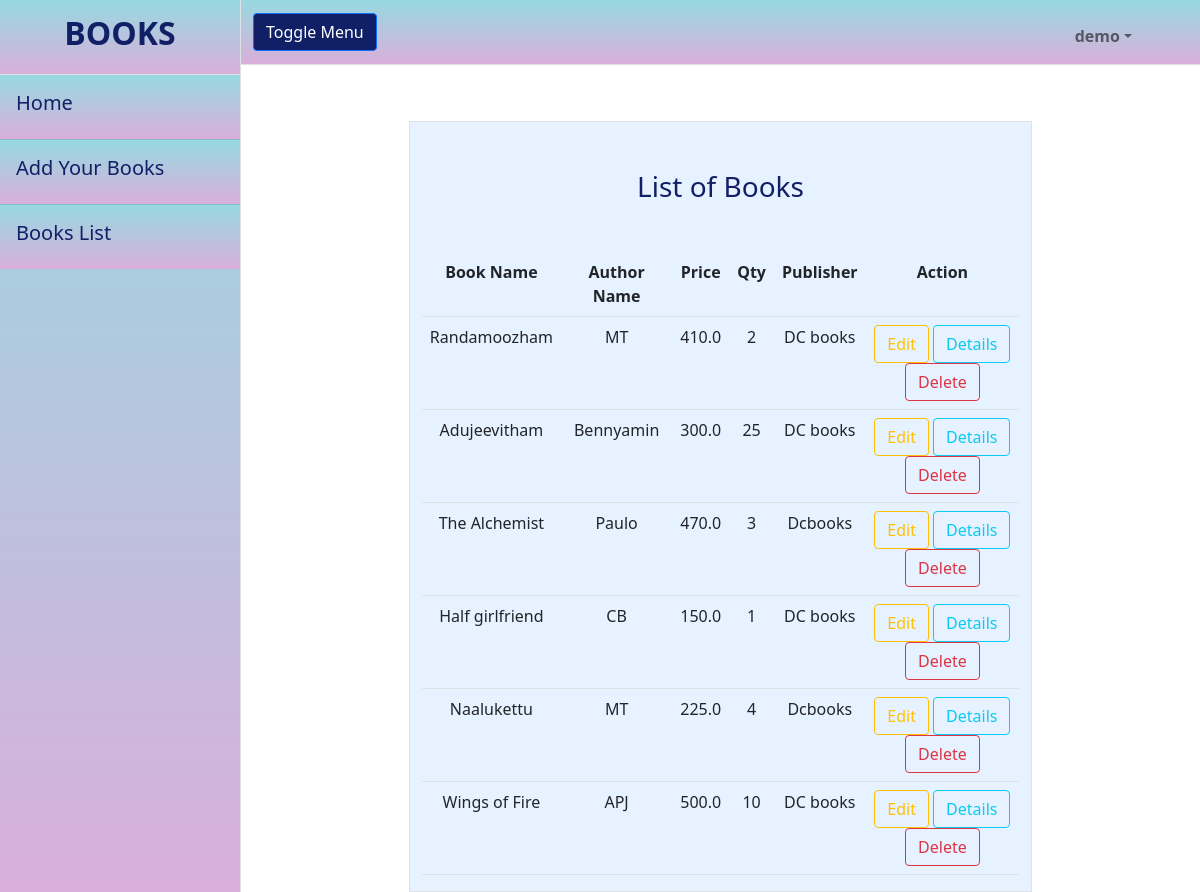
The page /bookapp/books/all (signed in) on the database as committed earlier.
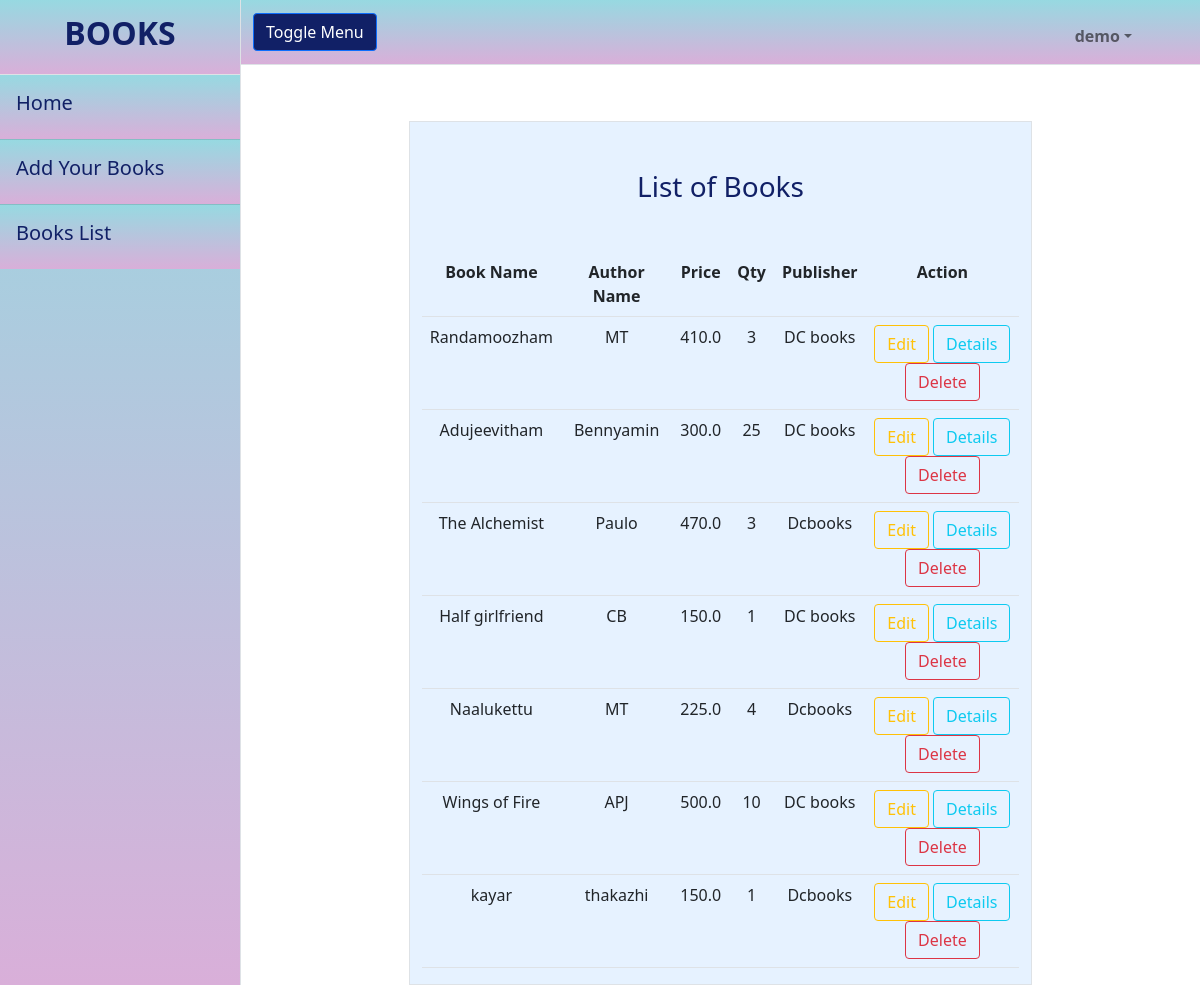
The same page on the database as committed later.
### bookapp/models.py (models this page shows, shortened)
class Books(models.Model):
    book_name=models.CharField(max_length=120)
    author_name= models.CharField(max_length=120)
    price=models.FloatField()
    quantity=models.IntegerField()
    publisher=models.CharField(max_length=120)

### bookapp/views.py (the view)
# urls.py: path("books/all",views.BookListView.as_view(),name="books-list"),
@method_decorator(signin_required,name="dispatch")
class BookListView(View):
    def get(self,request,*args,**kwargs):
        all_books=Books.objects.all()
        return render(request,"booklist.html",{"books":all_books})

### bookapp/templates/booklist.html (shortened to what this page needs)
{%extends 'base.html'%}
{%block body_block%}
<div class="container">
    <div class="row mt-2 text-center">
        <div class="col-2"></div>
        <div class="col-8 border" style="background-color: #e6f2ff">
            <h3 class="mt-5" style="color:#112066">List of Books</h3>
            {%if books%}
            <table class="table mt-5">
                <tr>
                    <th>Book Name</th>
                    <th>Author Name</th>
                    <th>Price</th>
                    <th>Qty</th>
                    <th>Publisher</th>
                    <th>Action</th>
                </tr>
                {%for book in books%}
                <tr>
                    <td>{{book.book_name}}</td>
                    <td>{{book.author_name}}</td>
                    <td>{{book.price}}</td>
                    <td>{{book.quantity}}</td>
                    <td>{{book.publisher}}</td>
                    <td>
                        <a href="{%url 'edit-book' book.id %}" class="btn btn-outline-warning">Edit</a>
                        <a href="{%url 'book-detail' book.id %}" class="btn btn-outline-info">Details</a>
                        <a href="{%url 'remove-book' book.id %}" class="btn btn-outline-danger">Delete</a>
                    </td>
                </tr>
                {%endfor%}
            </table>
            {%else%}
            <h2 class="text-danger">no books</h2>
            {%endif%}
        </div>
        <div class="col-2"></div>
    </div>
</div>
{%endblock%}

### bookapp/templates/base.html (shortened to what this page needs)
<!DOCTYPE html>
{%load static%}
<html lang="en">
    <head>
        <link href="{%static 'css/styles.css'%}" rel="stylesheet" />
    </head>
    <body>
        <div class="d-flex" id="wrapper">
            <div class="border-end bg-white" id="sidebar-wrapper" style="background-color: #D9AFD9; background-image: linear-gradient(0deg, #D9AFD9 0%, #97D9E1 100%);">
                <div class="sidebar-heading border-bottom bg-light text-center" style="background-color: #D9AFD9; background-image: linear-gradient(0deg, #D9AFD9 0%, #97D9E1 100%);"><h2 style="color:#112066"><strong>BOOKS</strong></h2></div>
                <div class="list-group list-group-flush" style="background-color: #D9AFD9; background-image: linear-gradient(0deg, #D9AFD9 0%, #97D9E1 100%);" >
                    <a class="list-group-item list-group-item-action list-group-item-light p-3" href="{%url 'index'%}"><h5 style="color:#112066">Home</h5></a>
                    <a class="list-group-item list-group-item-action list-group-item-light p-3" href="{%url 'add-book' %}"><h5 style="color:#112066">Add Your Books</h5></a>
                    <a class="list-group-item list-group-item-action list-group-item-light p-3" href="{%url 'books-list'%}"><h5 style="color:#112066">Books List</h5></a>
                </div>
            </div>
            <div id="page-content-wrapper">
                <nav class="navbar navbar-expand-lg navbar-light  border-bottom" style="background-color: #D9AFD9; background-image: linear-gradient(0deg, #D9AFD9 0%, #97D9E1 100%);">
                    <div class="container-fluid">
                        <button class="btn btn-primary" id="sidebarToggle" style="background-color:#112066">Toggle Menu</button>
                        <div class="collapse navbar-collapse" id="navbarSupportedContent">
                            <ul class="navbar-nav ms-auto mt-2 me-5 mt-lg-2">
                                <li class="nav-item active" style="color:#112066"><a class="nav-link"  href="#"></a></li>
                                <li class="nav-item dropdown">
                                    <a class="nav-link dropdown-toggle" id="navbarDropdown" href="#" role="button" data-bs-toggle="dropdown" aria-haspopup="true" aria-expanded="false"><strong>{{request.user}}</strong></a>
                                </li>
                            </ul>
                        </div>
                    </div>
                </nav>
                <div class="container-fluid">
                    {%block body_block%}{%endblock%}
                </div>
            </div>
        </div>
    </body>
</html>

### bookapp/templates/base.html (style rules this page uses)
.list-group-item-light { background-color: #D9AFD9; background-image: linear-gradient(0deg, #D9AFD9 0%, #97D9E1 100%); }

Rows that differ between the two databases and show on the page:
changed Books "Randamoozham": quantity "2" → "3"
added Books: book_name "kayar", author_name "thakazhi", price "150.0", quantity "1", publisher "Dcbooks"
